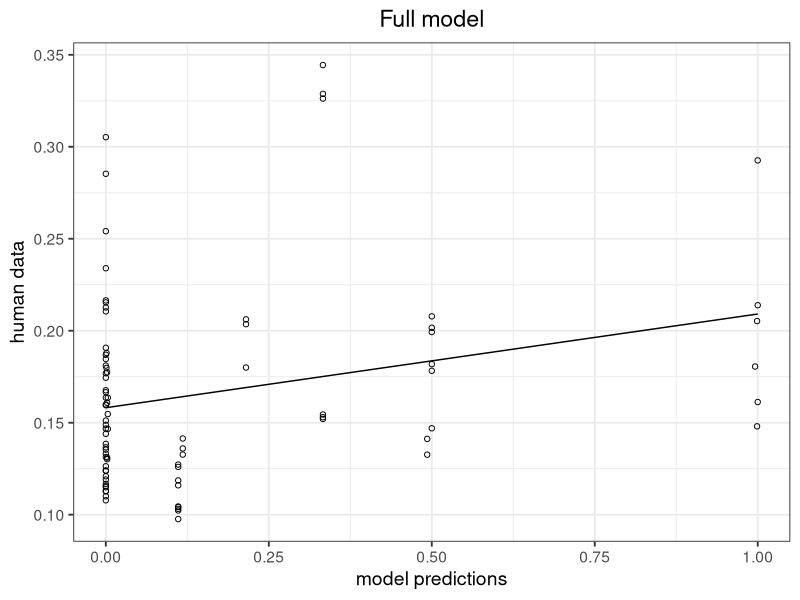
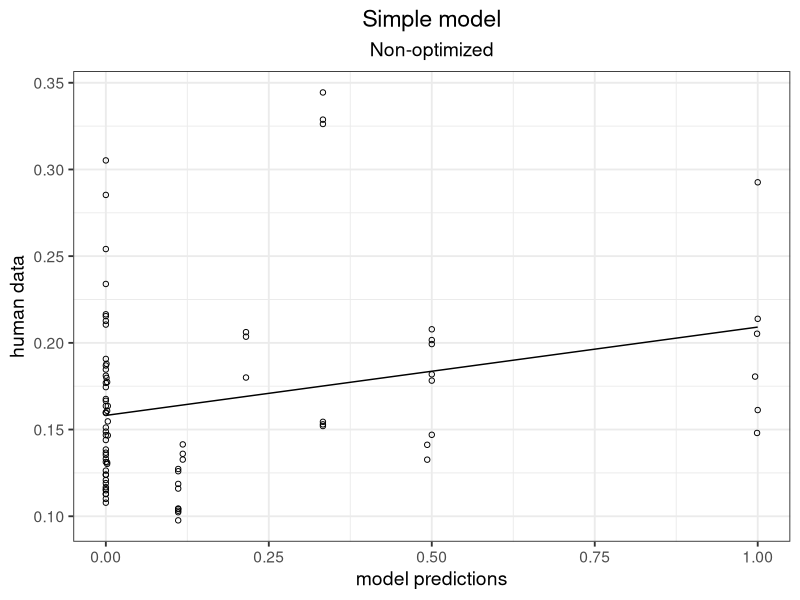
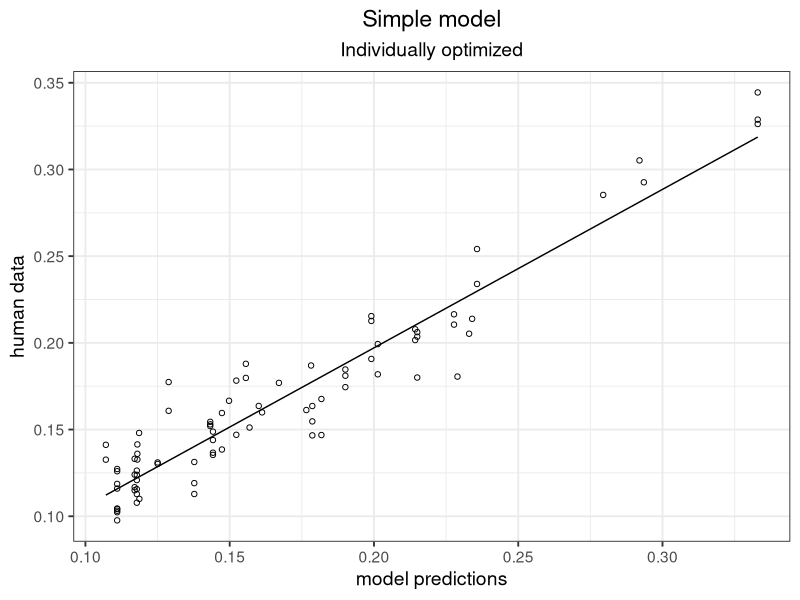
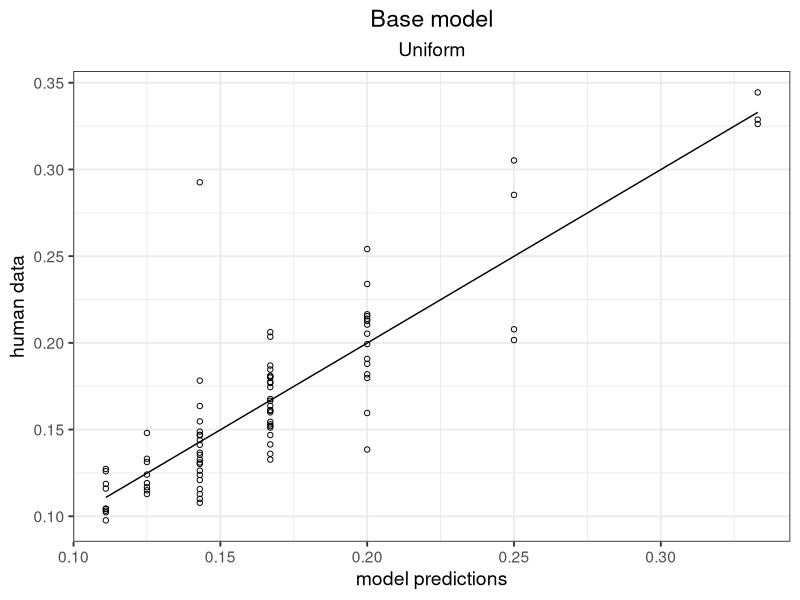
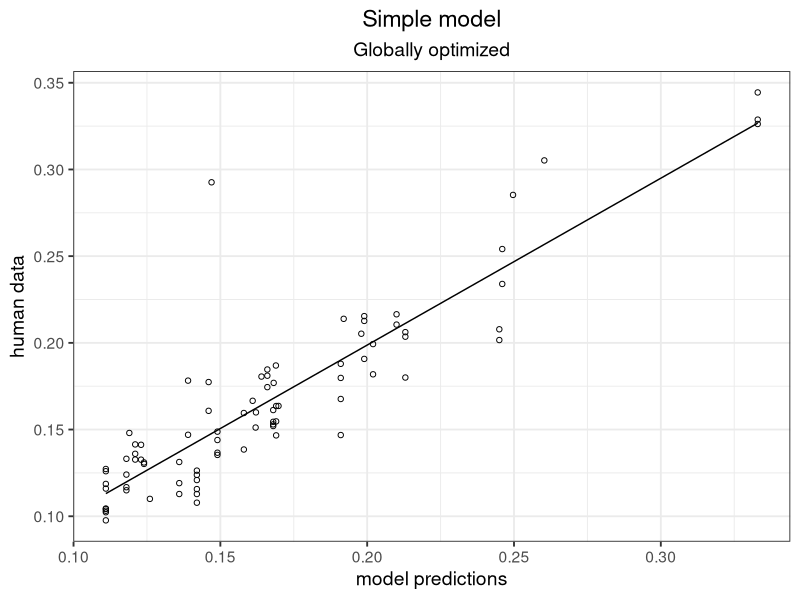
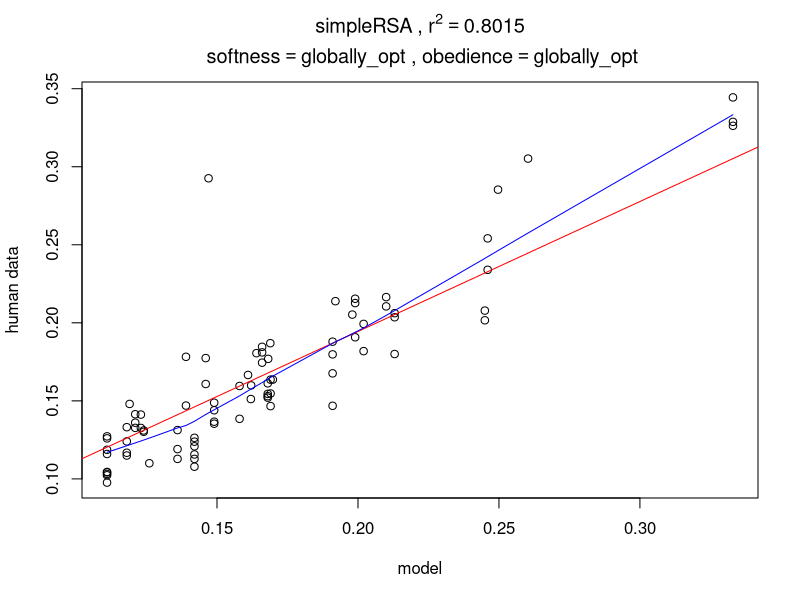
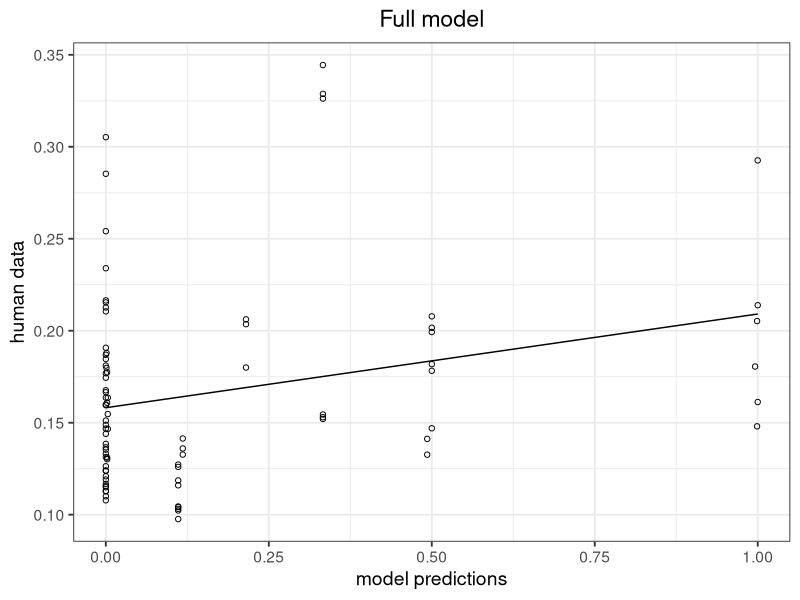
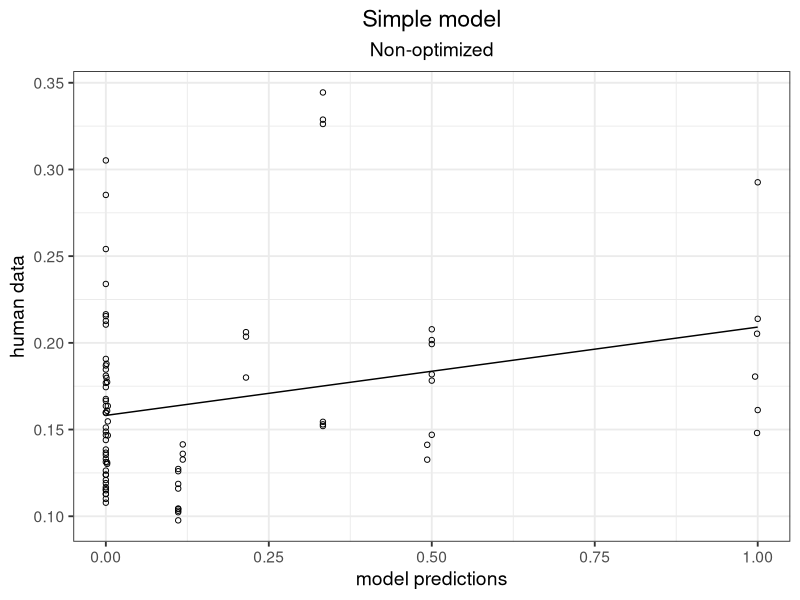

These figures' R source, in order:
library("dplyr")
library("ggplot2")

################################################## X 3 Utterance choice ##################################

# Import full csv table

setwd("~/Documents/GitHub/prior_inference/RSA_2019_08/X3_Plots")

full <- read.csv("for_scatterplots_x3_updated.csv")
head(full)

## See what models we have ##

stats <- full %>%
    group_by(softness,obedience, alpha, cross_validated, kl_factor,type, Nr) %>%
    summarise(n_occur = n())
ordered <- stats[order(stats$Nr),] # Sort the summary table
print.data.frame(ordered)

write.csv(ordered, file = "List_of_models_x3.csv")
##########################################################################################################

# Subset data for plotting. Fill in the template

# plotData <- subset(full, softness ==  & obedience ==  & cross_validated == " " & type == "") # for simple models
# plotData <- subset(full, softness ==  & obedience ==  & alpha == & cross_validated == " " & type == "") # for full models

# Softness, obedience, and alpha are numeric
# Cross_validated can be "yes" or "no"
# Type can be "simpleRSA" or "fullRSA" or "uniform"
# Nr is model number in the order they are listed in the scatterplot file. 

##########################################################################################################

### Subsets for figures in the paper. Pick one plotData subset, then run the define variables part
### Then generate the plot either with ggplot or a simple plot

# for m1
plotData <- subset(full, softness == 0 & obedience == 0 & 
                        kl_factor == 1 &
                          cross_validated == "no" & type == "fullRSA" & 
                          alpha == 1) 


r2 <- round((summary(lm(plotData$model~plotData$workerData))$r.squared), digits = 4)
softness <- unique(as.character(plotData$softness))
obedience <- unique(as.character(plotData$obedience))
type <- unique(as.character(plotData$type))
nr <- plotData$Nr[1]


figure <- ggplot(plotData, aes(x = model, y = workerData)) +
  geom_point(shape = 1) +
  stat_smooth(method = "lm",
              col = "black",
              se = FALSE,
              size = .5) +
  theme_bw(base_size = 14) +
  labs(title = "Full model")+
  #  labs(title = bquote(atop
  #                     (.(type) ~"," ~ r^2 == .(r2),
  #                       ~ "softness" == .(softness) ~ "," ~ "obedience" == .(obedience)
  #                     )))+
  ylab("human data")+
  xlab("model predictions") +
  theme(plot.title = element_text(hjust = 0.5))
print(figure)
ggsave(figure, height = 3, width = 3, units = "in", filename = paste("x3_m", nr,".pdf", sep=""))

model <- lm(formula = plotData$model~plotData$workerData)
summary(model)
confint(model)


# for m6
plotData <- subset(full, softness == "individually_opt" & obedience == "individually_opt" & 
                     kl_factor == "individually_opt" &
                     cross_validated == "no" & type == "fullRSA" & 
                     alpha == 1) 

# for m4
plotData <- subset(full, softness == 0 & obedience == "individually_opt" & 
                     kl_factor == "individually_opt" &
                     cross_validated == "no" & type == "fullRSA" & 
                     alpha == 1) 

# for m2
plotData <- subset(full, softness == "individually_opt" & obedience == 0 & 
                     kl_factor == 1 &
                     cross_validated == "no" & type == "fullRSA" & 
                     alpha == 1) 
# for m7
# Shortcut to do subsets. List_of_models_x3.csv says which model is which

plotData <- subset(full, Nr == 7)

r2 <- round((summary(lm(plotData$model~plotData$workerData))$r.squared), digits = 4)
softness <- unique(as.character(plotData$softness))
obedience <- unique(as.character(plotData$obedience))
type <- unique(as.character(plotData$type))
nr <- plotData$Nr[1]


figure <- ggplot(plotData, aes(x = model, y = workerData)) +
  geom_point(shape = 1) +
  stat_smooth(method = "lm",
              col = "black",
              se = FALSE,
              size = .5) +
  theme_bw(base_size = 14) +
  labs(title = "Simple model",subtitle = "Non-optimized")+
  #  labs(title = bquote(atop
  #                     (.(type) ~"," ~ r^2 == .(r2),
  #                       ~ "softness" == .(softness) ~ "," ~ "obedience" == .(obedience)
  #                     )))+
  ylab("human data")+
  xlab("model predictions") +
  theme(plot.title = element_text(hjust = 0.5), plot.subtitle = element_text(hjust = 0.5))
print(figure)
ggsave(figure, height = 3, width = 3, units = "in", filename = paste("x3_m", nr,".pdf", sep=""))

model <- lm(formula = plotData$model~plotData$workerData)
summary(model)
confint(model)


# for m9
plotData <- subset(full, Nr == 9) 
model <- lm(formula = plotData$model~plotData$workerData)
summary(model)

# for m10
plotData <- subset(full, Nr == 10)
model <- lm(formula = plotData$model~plotData$workerData)
summary(model)

# for m11 KL individually optimized
plotData <- subset(full, Nr == 11)
model <- lm(formula = plotData$model~plotData$workerData)
summary(model)

r2 <- round((summary(lm(plotData$model~plotData$workerData))$r.squared), digits = 4)
softness <- unique(as.character(plotData$softness))
obedience <- unique(as.character(plotData$obedience))
type <- unique(as.character(plotData$type))
nr <- plotData$Nr[1]


figure <- ggplot(plotData, aes(x = model, y = workerData)) +
  geom_point(shape = 1) +
  stat_smooth(method = "lm",
              col = "black",
              se = FALSE,
              size = .5) +
  theme_bw(base_size = 14) +
  labs(title = "Simple model", subtitle = "Individually optimized")+
  #  labs(title = bquote(atop
  #                     (.(type) ~"," ~ r^2 == .(r2),
  #                       ~ "softness" == .(softness) ~ "," ~ "obedience" == .(obedience)
  #                     )))+
  ylab("human data")+
  xlab("model predictions") +
  theme(plot.title = element_text(hjust = 0.5), plot.subtitle = element_text(hjust = 0.5))
print(figure)
ggsave(figure, height = 3, width = 3, units = "in", filename = paste("x3_m", nr,".pdf", sep=""))

model <- lm(formula = plotData$model~plotData$workerData)
summary(model)
confint(model)


# for m9

# for m13
plotData <- subset(full, Nr == 13)

# for m14
plotData <- subset(full, Nr == 14)

plotData <- subset(full, Nr == 15)
model <- lm(formula = plotData$model~plotData$workerData)
summary(model)

plotData <- subset(full, Nr == 20)

r2 <- round((summary(lm(plotData$model~plotData$workerData))$r.squared), digits = 4)
softness <- unique(as.character(plotData$softness))
obedience <- unique(as.character(plotData$obedience))
type <- unique(as.character(plotData$type))
nr <- plotData$Nr[1]


figure <- ggplot(plotData, aes(x = model, y = workerData)) +
  geom_point(shape = 1) +
  stat_smooth(method = "lm",
              col = "black",
              se = FALSE,
              size = .5) +
  theme_bw(base_size = 14) +
  labs(title = "Base model", subtitle = "Uniform")+
  #  labs(title = bquote(atop
  #                     (.(type) ~"," ~ r^2 == .(r2),
  #                       ~ "softness" == .(softness) ~ "," ~ "obedience" == .(obedience)
  #                     )))+
  ylab("human data")+
  xlab("model predictions") +
  theme(plot.title = element_text(hjust = 0.5), plot.subtitle = element_text(hjust = 0.5))
print(figure)
ggsave(figure, height = 3, width = 3, units = "in", filename = paste("x3_m", nr,".pdf", sep=""))

model <- lm(formula = plotData$model~plotData$workerData)
summary(model)
confint(model)

plotData <- subset(full, Nr == 24)
model <- lm(formula = plotData$model~plotData$workerData)
summary(model)
# Define variables to pass to plot title and ggsave

r2 <- round((summary(lm(plotData$model~plotData$workerData))$r.squared), digits = 2)
#ci <- round((confint(lm(plotData$model~plotData$workerData))), digits = 2)
#ci <- ci[c(2,4)]
softness <- unique(as.character(plotData$softness))
obedience <- unique(as.character(plotData$obedience))
type <- unique(as.character(plotData$type))
kl_factor <- unique(as.character(plotData$kl_factor))
nr <- plotData$Nr[1]


## Scatterplot with ggplot2 ##
# Contains a title with parameter values for now ##

figure <- ggplot(plotData, aes(x = model, y = workerData)) +
  geom_point() +
  stat_smooth(method = "lm",
              col = "black",
              se = FALSE,
              size = 1) +
  theme_bw() +
  labs(title = bquote(atop
                     (.(type) ~"," ~ r^2 == .(r2),
                       ~ "softness" == .(softness) ~ "," ~ "obedience" == .(obedience) ~ ","
                       ~ "kappa" == .(kl_factor)
                     )))+
  ylab("human data")+
  xlab("model predictions") +
  theme(plot.title = element_text(hjust = 0.5))
#print(figure)
ggsave(figure, filename = paste("x3_m", nr,".pdf", sep=""),width = 7, height = 7, units = "in")


######## Global optimization plot ############

plotData <- subset(full, Nr == 24)

r2 <- round((summary(lm(plotData$model~plotData$workerData))$r.squared), digits = 4)
softness <- unique(as.character(plotData$softness))
obedience <- unique(as.character(plotData$obedience))
type <- unique(as.character(plotData$type))
nr <- plotData$Nr[1]


figure <- ggplot(plotData, aes(x = model, y = workerData)) +
  geom_point(shape = 1) +
  stat_smooth(method = "lm",
              col = "black",
              se = FALSE,
              size = .5) +
  theme_bw(base_size = 14) +
  labs(title = "Simple model", subtitle = "Globally optimized")+
  #  labs(title = bquote(atop
  #                     (.(type) ~"," ~ r^2 == .(r2),
  #                       ~ "softness" == .(softness) ~ "," ~ "obedience" == .(obedience)
  #                     )))+
  ylab("human data")+
  xlab("model predictions") +
  theme(plot.title = element_text(hjust = 0.5), plot.subtitle = element_text(hjust = 0.5))
print(figure)
ggsave(figure, height = 3, width = 3, units = "in", filename = paste("x3_m", nr,".pdf", sep=""))

model <- lm(formula = plotData$model~plotData$workerData)
summary(model)
confint(model)




## Simple plot works a little faster to look up r2 values ##

model <- lm(formula = plotData$model~plotData$workerData)
summary(model)
confint(model)

plot(plotData$model, plotData$workerData, xlab = "model", ylab = "human data")
abline(lm(formula = plotData$model~plotData$workerData), col="red") # regression line (y~x)
lines(lowess(plotData$model,plotData$workerData), col="blue") # lowess line (x,y)

title(main = bquote(atop
      (.(type) ~"," ~ r^2 == .(r2),
        ~ "softness" == .(softness) ~ "," ~ "obedience" == .(obedience)
        )))

#########################################################################################################


